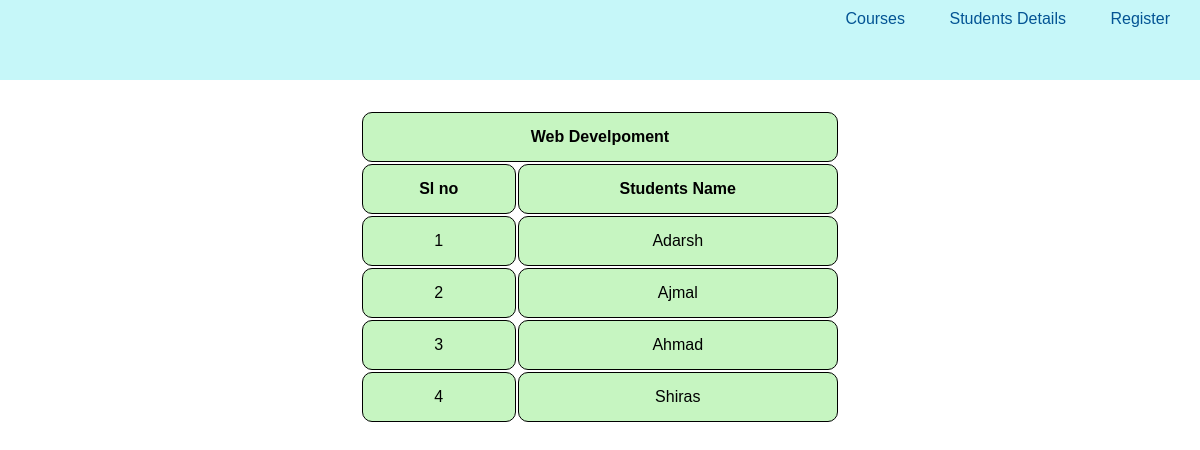
The app's page /course_students/1/ with its own data.
### registration/models.py (models this page shows)
class Course(models.Model):
    title = models.CharField(max_length= 150)
    description = models.CharField(max_length= 300)
    maximum_capacity = models.IntegerField()
    current_enrolled = models.IntegerField(default=0)
    def __str__(self):
        return self.title

class Students(models.Model):
    name = models.CharField(max_length= 100)
    email = models.EmailField(max_length=250)
    enrolled_course = models.ManyToManyField(Course, related_name="enrolled_course")
    def __str__(self):
        return self.name

### registration/views.py (the view)
# urls.py: path("course_students/<int:id>/",views.course_std,name="course_std")
def course_std(request, id):
    std_name = Course.objects.get(pk=id)
    context = {"std_name" : std_name}
    return render(request,"registration/course_students.html",context)

### registration/templates/registration/course_students.html (shortened to what this page needs)
{% extends 'registration/base.html' %}
{% block content %}
<div class="course-student-container">
<table class="course-students-table">
    <tr>
        <th id="course-name" colspan="2">{{std_name}}</th>
    </tr>
    <tr>
        <th>Sl no</th>
        <th>Students Name</th>
    </tr>
    {% for student in std_name.enrolled_course.all %}
    <tr>
        <td>{{ forloop.counter }}</td>
        <td>{{ student }}</td>
    </tr>
    {% endfor %}
</table>
</div>
{% endblock %}

### registration/static/registration/css/style.css (style rules this page uses)
* { margin: 0; padding: 0; box-sizing: border-box; }
body { font-family: Arial, sans-serif; }
.course-student-container { display: flex; justify-content: center; align-items: center; }
.course-students-table { margin: 30px 10px auto 10px; text-align: center; width: 40%; }
.course-students-table th, .course-students-table td { background-color:#c6f5c1 ; margin-top: 20px; border: 1px solid black; border-radius: 10px; padding: 15px; }

### records on screen
Course: title "Web Develpoment"
Students: name "Adarsh"
Students: name "Ajmal"
Students: name "Ahmad"
Students: name "Shiras"
